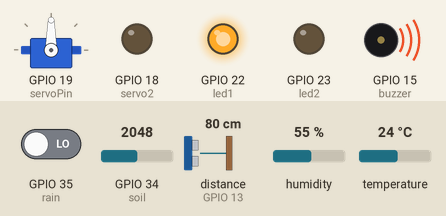
A sketch run on a simulated ESP32. Parts: servo, output pins drawn as LEDs (lit = HIGH), buzzer (waves = sounding). Wiring (inferred from the names in the program): ultrasonic range finder: trigger GPIO 12; echo GPIO 13. Inputs (shaded band) come from the test bench; at power-on: distance to the obstacle (sensor on GPIO 13) 80 cm, temperature 24 °C, GPIO 34 (soil) = 2048, GPIO 35 (rain) LOW, humidity 55 %. The echo pulse lasts 58.3 µs per cm; WiFi joins after 1.5 s; servers stay silent unless stated; the local clock reads 2024-03-15 10:24:30 at power-on unless the sketch sets it; the Firebase database answers and starts empty; pins used as bus, display or sensor lines are not drawn; what the sketch prints to the serial monitor is not drawn.

Above: at 2.7 s.
2.8 s: distance to the obstacle (sensor on GPIO 13) set to 9 cm
8.4 s: distance to the obstacle (sensor on GPIO 13) set to 6 cm
At 11.3 s:
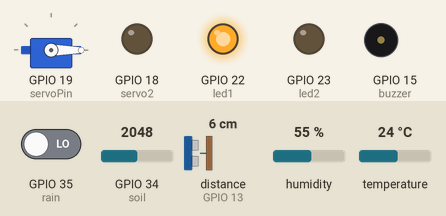
11.7 s: temperature set to 29.3 °C
14.7 s: temperature set to 30.9 °C
At 16.9 s:
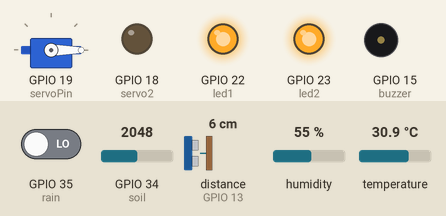
18.0 s: distance to the obstacle (sensor on GPIO 13) set to 18 cm
At 22.6 s:
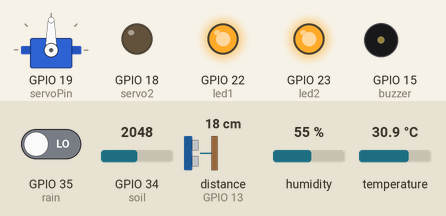
25.6 s: distance to the obstacle (sensor on GPIO 13) set to 2 cm
At 27.7 s:
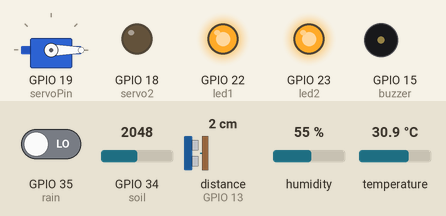
Timing chart, 0 to 29.2 s (numbered marks = the images above; inputs shaded):
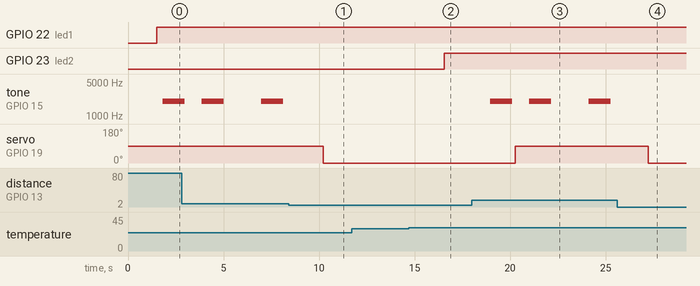

Measured:
- the behaviour switches between 8 and 7 cm on distance to the obstacle (sensor on GPIO 13) (found by bisection; images 0 and 1)
- the behaviour switches between 30 and 30.1 °C on temperature (found by bisection; images 1 and 2)
- after the input at 8.4 s, tone on GPIO 15 (buzzer): stays silent (without the input it goes to 2000 Hz after 1.7 s); servo on GPIO 19 (servoPin): 90° → 0° after 1.8 s
- after the input at 11.7 s, every drawn part: stays the same
- after the input at 14.7 s, GPIO 23 (led2): LOW → HIGH after 1.8 s
- after the input at 18.0 s, tone on GPIO 15 (buzzer): goes 2000 Hz 1.2 s, silent 0.90 s, 2000 Hz 1.2 s, silent 2.0 s, 2000 Hz 1.2 s, then silent, starting after 0.95 s; servo on GPIO 19 (servoPin): 0° → 90° after 2.3 s
- after the input at 25.6 s, tone on GPIO 15 (buzzer): stays silent (without the input it goes to 2000 Hz after 1.6 s); servo on GPIO 19 (servoPin): 90° → 0° after 1.6 s

The sketch:

smartfarming_fixedoke.ino
```cpp
#include <DHT.h>
#include <FirebaseESP32.h>
#include <WiFi.h>
#include <HTTPClient.h>
#include <ESP32Servo.h>
#include <time.h>

const char* ssid = "WIFI@PNP";
const char* password = "";

#define FIREBASE_HOST "https://smartfarming-82e42-default-rtdb.firebaseio.com/"
#define FIREBASE_AUTH "AIzaSyBmD-N6zhzyhmuen3KxJyueNfNPPxpVoIE"

FirebaseData firebaseData;
FirebaseAuth auth;
FirebaseConfig config;

#define buzzer 15
#define DHTPIN 16
#define DHTTYPE DHT22
DHT dht(DHTPIN, DHTTYPE);

#define servo2 18   // dipakai sebagai relay pompa (digitalWrite), bukan objek Servo
#define jarakEcho 13
#define jarakTrig 12
#define soil 34
#define rain 35
#define led1 22
#define led2 23

Servo myservo1;
int pos = 0;
int servoPin = 19;

// ---- Konfigurasi NTP (waktu asli) ----
const char* ntpServer = "pool.ntp.org";
const long  gmtOffset_sec = 7 * 3600;   // WIB = UTC+7. Sesuaikan jika zona waktu beda.
const int   daylightOffset_sec = 0;

unsigned long waktuSkarang = 0;
unsigned long waktuFirebase = 0;
unsigned long waktuSensorJarak = 0;
unsigned long waktuSensorSoil = 0;
unsigned long waktuSensorRain = 0;

const unsigned long jedaFirebase = 3000;
const unsigned long jedaSensorJarak = 1000;
const unsigned long jedaSensorSoil = 1000;   // sekarang benar-benar dipakai
const unsigned long jedaSensorRain = 1000;   // sekarang benar-benar dipakai

int persentase = 0;
float kelembapan = 0.0;
float suhu = 0.0;
bool hujan = 0;

String dataWaktu1 = "";
String dataWaktu2 = "";

// Ambil waktu sekarang dalam format "HH:MM" agar bisa dibandingkan dengan waktu1/waktu2
String getWaktuSekarang() {
  struct tm timeinfo;
  if (!getLocalTime(&timeinfo)) {
    return "";
  }
  char buffer[6];
  strftime(buffer, sizeof(buffer), "%H:%M", &timeinfo);
  return String(buffer);
}

void setup() {
  Serial.begin(115200);

  pinMode(jarakTrig, OUTPUT);
  pinMode(jarakEcho, INPUT);
  pinMode(buzzer, OUTPUT);
  pinMode(soil, INPUT);
  pinMode(rain, INPUT);
  pinMode(led1, OUTPUT);
  pinMode(led2, OUTPUT);
  pinMode(servo2, OUTPUT);

  ESP32PWM::allocateTimer(0);
  ESP32PWM::allocateTimer(1);
  ESP32PWM::allocateTimer(2);
  ESP32PWM::allocateTimer(3);
  myservo1.setPeriodHertz(50);
  myservo1.attach(servoPin, 1000, 2000);

  dht.begin();

  WiFi.begin(ssid, password);
  Serial.print("Menghubungkan ke WiFi");
  while (WiFi.status() != WL_CONNECTED) {
    delay(500);
    Serial.print(".");
  }
  Serial.println("\nWiFi Connected!");

  // Sinkronisasi waktu asli via NTP
  configTime(gmtOffset_sec, daylightOffset_sec, ntpServer);

  config.host = FIREBASE_HOST;
  config.signer.tokens.legacy_token = FIREBASE_AUTH;

  Firebase.begin(&config, &auth);
  Firebase.reconnectWiFi(true);
}

void loop() {
  waktuSkarang = millis();

  if (WiFi.status() == WL_CONNECTED) {
    digitalWrite(led1, HIGH);
    Firebase.setString(firebaseData, "/output/led1", "on");  // FIX: path disamakan dengan led1 fisik

    // ==========================================
    // 1. BLOK BACA SENSOR JARAK (Setiap 1 Detik)
    // ==========================================
    if (waktuSkarang - waktuSensorJarak >= jedaSensorJarak) {
      waktuSensorJarak = waktuSkarang;

      digitalWrite(jarakTrig, LOW);
      delayMicroseconds(2);
      digitalWrite(jarakTrig, HIGH);
      delayMicroseconds(10);
      digitalWrite(jarakTrig, LOW);

      long durasi = pulseIn(jarakEcho, HIGH, 30000);
      int jarak = durasi * 0.034 / 2;

      const float PI_TABUNG = 3.14159265;
      const float JARI_JARI = 3.5;
      // !! KALIBRASI ULANG dua nilai ini sesuai ukur fisik tandon kamu !!
      // jarakKosong = jarak sensor->air saat tandon BENAR-BENAR KOSONG
      // jarakPenuh  = jarak sensor->air saat tandon BENAR-BENAR PENUH
      const int jarakKosong = 7;
      const int jarakPenuh = 2;
      float volumeML = 0.0;

      // FIX: rumus dibalik agar sesuai arah fisik (jarak kecil = penuh)
      // FIX: dipaksa float agar tidak kena integer division
      persentase = ((float)(jarakKosong - jarak) / (float)(jarakKosong - jarakPenuh)) * 100.0;
      if (persentase > 100) persentase = 100;
      if (persentase < 0) persentase = 0;

      // FIX: volume sekarang dihitung LANGSUNG dari persentase (satu sumber
      // kebenaran), jadi tidak mungkin lagi kapasitas dan volume tidak sinkron
      float volumeMaksimalML = PI_TABUNG * JARI_JARI * JARI_JARI * (jarakKosong - jarakPenuh);
      volumeML = volumeMaksimalML * (persentase / 100.0);

      if (durasi == 0) {
        Serial.println("Gagal membaca data dari sensor jarak");
      } else {
        Serial.print("Jarak Fisik: ");
        Serial.print(jarak);
        Serial.print(" cm | Kapasitas Air: ");
        Serial.print(persentase);
        Serial.println(" %");
        Serial.print("Volume Tandon: ");
        Serial.print(volumeML);
        Serial.println(" mL");
        Firebase.setFloat(firebaseData, "/output/volume", volumeML);

        if (persentase <= 10) {
          pos = 90;
          tone(buzzer, 2000);
          Firebase.setString(firebaseData, "/output/buzzer", "on");
          delay(1000);
          noTone(buzzer);
          Firebase.setString(firebaseData, "/output/buzzer", "off");
          myservo1.write(pos);
          Firebase.setString(firebaseData, "/output/servo1", "on");
        } else if (persentase >= 100) {
          pos = 0;
          myservo1.write(pos);
          Firebase.setString(firebaseData, "/output/servo1", "off");
        } else {
          pos = 0;
          noTone(buzzer);
          Firebase.setString(firebaseData, "/output/buzzer", "off");
          myservo1.write(pos);
        }
      }
    }

    // ==========================================
    // 2. BLOK FIREBASE & DHT22 (Setiap 3 Detik)
    // ==========================================
    if (waktuSkarang - waktuFirebase >= jedaFirebase) {
      waktuFirebase = waktuSkarang;
      kelembapan = dht.readHumidity();
      suhu = dht.readTemperature();

      if (isnan(kelembapan) || isnan(suhu)) {
        Serial.println("Gagal membaca data dari sensor DHT22!");
      } else {
        Serial.print("Suhu: ");
        Serial.print(suhu);
        Serial.print(" C | Kelembapan: ");
        Serial.print(kelembapan);
        Serial.println(" %");

        digitalWrite(led2, suhu > 30 ? HIGH : LOW);
        Firebase.setString(firebaseData, "/output/led2", suhu > 30 ? "on" : "off");

        if (Firebase.setFloat(firebaseData, "/output/suhu", suhu)) {
          Serial.println("-> Suhu berhasil dikirim.");
        } else {
          Serial.println("-> Gagal kirim suhu: " + firebaseData.errorReason());
        }

        if (Firebase.setFloat(firebaseData, "/output/kelembapan", kelembapan)) {
          Serial.println("-> Kelembapan berhasil dikirim.");
        } else {
          Serial.println("-> Gagal kirim kelembapan: " + firebaseData.errorReason());
        }
      }

      if (Firebase.setFloat(firebaseData, "/output/kapasitas", persentase)) {
        Serial.println("-> Kapasitas Air berhasil dikirim.");
      } else {
        Serial.println("-> Gagal kirim kapasitas: " + firebaseData.errorReason());
      }

      // --- Ambil jadwal waktu dari Firebase ---
      if (Firebase.getString(firebaseData, "/output/waktu1")) {
        dataWaktu1 = firebaseData.stringData();
        Serial.print("Waktu 1 dari Firebase: ");
        Serial.println(dataWaktu1);
      }

      if (Firebase.getString(firebaseData, "/output/waktu2")) {
        dataWaktu2 = firebaseData.stringData();
        Serial.print("Waktu 2 dari Firebase: ");
        Serial.println(dataWaktu2);
      }

      // ==========================================
      // FITUR BARU: Pompa otomatis sesuai jadwal waktu asli
      // Format waktu1/waktu2 di Firebase harus "HH:MM", contoh "07:30"
      // ==========================================
      String waktuNow = getWaktuSekarang();
      if (waktuNow != "") {
        Serial.print("Waktu sekarang: ");
        Serial.println(waktuNow);

        if (waktuNow == dataWaktu1 || waktuNow == dataWaktu2) {
          digitalWrite(servo2, HIGH);
          Firebase.setString(firebaseData, "/output/servo2", "on");
          Serial.println("-> Jadwal tercapai, pompa DINYALAKAN otomatis.");
        } else {
          digitalWrite(servo2, LOW);
          Firebase.setString(firebaseData, "/output/servo2", "off");
        }
      }

      Serial.println("--------------------------------------------------");
    }

    // ==========================================
    // 3. BLOK SENSOR HUJAN (Setiap 1 Detik) - FIX: sekarang di-throttle
    // ==========================================
    if (waktuSkarang - waktuSensorRain >= jedaSensorRain) {
      waktuSensorRain = waktuSkarang;
      hujan = digitalRead(rain);
      Firebase.setString(firebaseData, "/output/cuaca", hujan == 1 ? "Cerah" : "Hujan");
    }
  }

  // ==========================================
  // 4. BLOK SENSOR TANAH (Setiap 1 Detik) - FIX: sekarang di-throttle
  // ==========================================
  if (waktuSkarang - waktuSensorSoil >= jedaSensorSoil) {
    waktuSensorSoil = waktuSkarang;
    int tanah = analogRead(soil);
    int persentaseTanah = map(tanah, 0, 4095, 100, 0);
    Firebase.setInt(firebaseData, "/output/tanah", persentaseTanah);

    if (persentaseTanah < 30 && hujan != 0 && persentase >= 90 && suhu < 30) {
      digitalWrite(servo2, HIGH);
      Firebase.setString(firebaseData, "/output/servo2", "on");
    }
    if (persentaseTanah > 60 && hujan != 0) {
      digitalWrite(servo2, LOW);
      Firebase.setString(firebaseData, "/output/servo2", "off");
    }
  }
}
```
